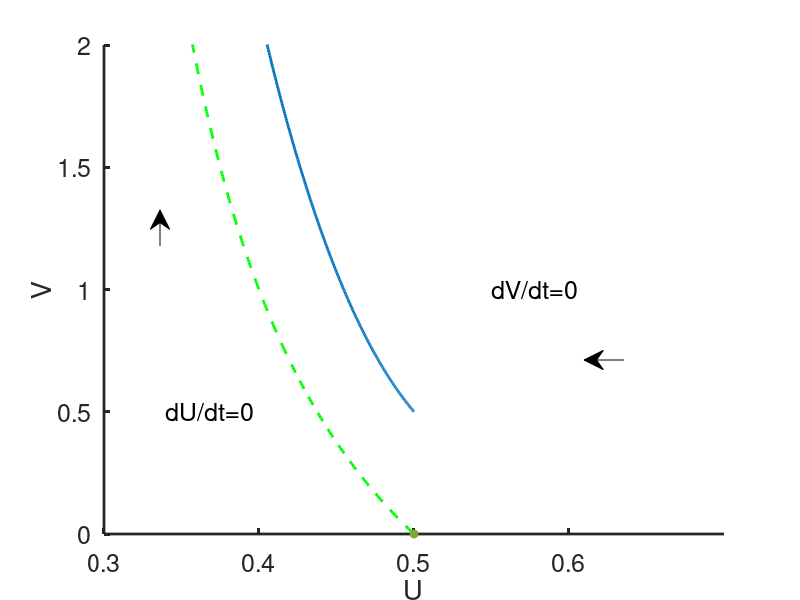
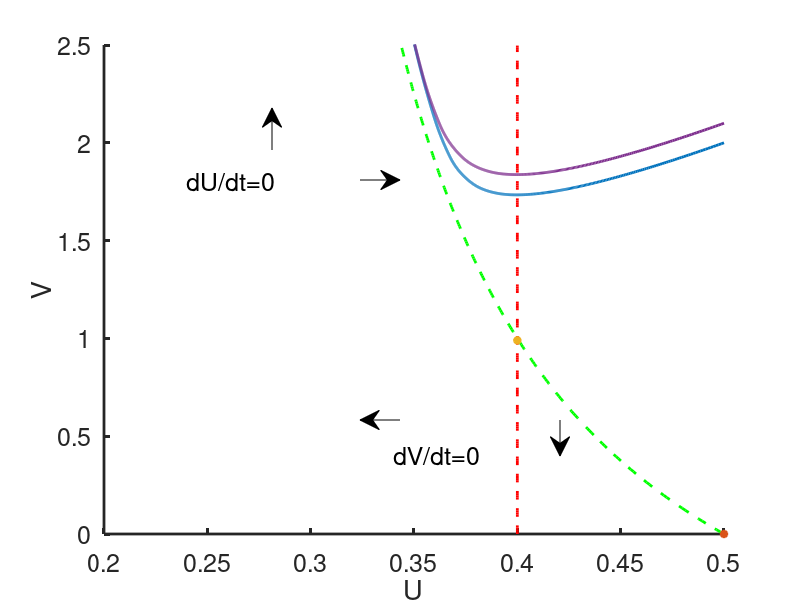
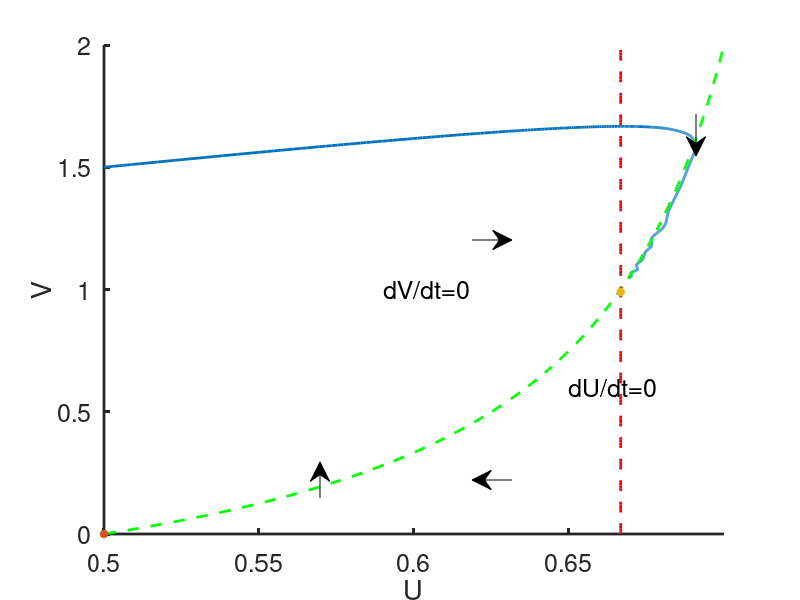
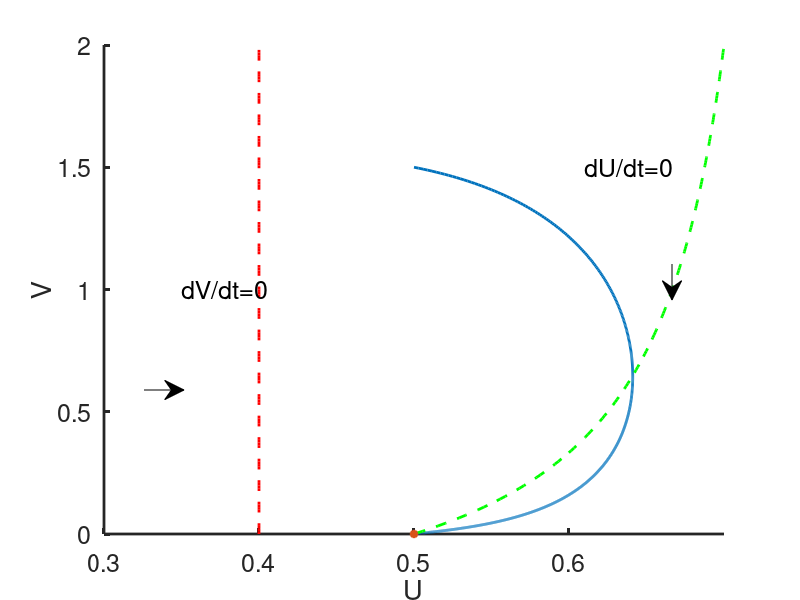

The MATLAB script that drew these images, in order:
% phase portrait for leukocyte dynamics
function leukocyte_dynamics
close all
clear all
clc
set(0,                           ...
   'defaultaxesfontsize', 18,   ...
   'defaultaxeslinewidth', 2.0, ...
   'defaultlinelinewidth', 2.0); 
global N 
%parameters
p.g0=0.2;
p.b0=1;
xivals=[1.,2.5,1.5,2.5];
bvals = [1/3,1/3,3,3];
vinit=[0.5,2.0,1.5,1.5,2.1];
 
p.a = 0.;
 U0 = p.b0/(1+p.b0);
 for j = 1:4
p.b = bvals(j);
p.xi = xivals(j);
 v=[0:.011:2.5];
 f = F(p.a*v);

%u3=  (p.b0+p.b*v)./((p.b0+p.b*v).*f.*exp(-p.a*u)+ (v*f+1));

  u1= (p.b0+p.b*v)./((p.b0+p.b*v).*f.*exp(-p.a*v)+ (v.*f+1)) ;

 u2=1./(p.xi*f);
diff = u1-u2;
ndx =find(diff(1:end-1).*diff(2:end) <=0);

  N=1;
   init = [U0 ,vinit(j)];
  if (j==2) N=2;
      
        init = [U0 ,vinit(j),U0,vinit(5)];
  end


dt=0.01;
tend=[5,30,30,30];

tspan = [0:dt:tend(j)];
[t,sol] = ode23(@(t,x)rhs(t,x,p),tspan,init);

figure(j)
plot( sol(:,1) ,sol(:,2),u1,v,'g--',u2,v,'r--','linewidth',2) 
hold on
 plot(U0,0,'*','linewidth',2)
if (~isempty(ndx)) 
    plot(u2(ndx),v(ndx),'*','linewidth',2)
end
 

xlabel('U')
 ylabel('V')
 box off
 if (j==1)
     text(0.34,0.5,'dU/dt=0','fontsize',18)
     text(0.55,1.,'dV/dt=0','fontsize',18)
     annotation('arrow', [.78,.73],[.4,.4])
     annotation('arrow', [.2,.2],[.59,.65])
     plot(0.5,0,'*','linewidth',2)

     axis([.3 .7 0 2])

 end
  if (j==2)
      plot( sol(:,3) ,sol(:,4)) 
     text(0.24,1.8,'dU/dt=0','fontsize',18)
     text(0.34,0.4,'dV/dt=0','fontsize',18)
      annotation('arrow', [.5,.45],[.3,.3])
       annotation('arrow', [.34,.34],[.75,.82])
        annotation('arrow', [.45,.5],[.7,.7])
       annotation('arrow', [.7,.7],[.3,.24])
       axis([.2 .5 0 2.5])

  end
   if (j==3)
     text(0.65,0.6,'dU/dt=0','fontsize',18)
     text(0.59,1,'dV/dt=0','fontsize',18)
      annotation('arrow', [.64,.59],[.2,.2])
       annotation('arrow', [.59 ,.64],[.6,.6])
       annotation('arrow', [.4,.4],[.17,.23])
        annotation('arrow', [.87,.87],[.81,.74])
       axis([.5 .7 0 2])

   end
    if (j==4)
     text(0.61,1.5,'dU/dt=0','fontsize',18)
     text(0.35,1.,'dV/dt=0','fontsize',18)
      annotation('arrow', [.18,.23],[.35,.35])
       annotation('arrow', [.84,.84],[.56,.5])
       axis([.3 .7 0 2])

 end
figure(j)
hold off
 end

% now plot the parameter curves

V=[0.1:.1:100];
alist =[0.5,0.75,1];
for j = 1:length(alist)
    a = alist(j);
cA=a^2*V.^4;
cB=- V.*(-2*a^2*V.^2*p.b0 + a*V - 2*exp(a*V) + 2);
cC= p.b0*(a^2*V.^2*p.b0 -a*V- 1 + exp(a*V).*(1 - V.^2*a)); 

disc=cB.^2-4*cA.*cC;
b1 = (-cB+sqrt(disc))./(2*cA);
%b2 = (-cB-sqrt(disc))./(2*cA);
 
ndx=find(b1>0);
onebyxi1= a*V.*(p.b0 + b1.*V)./(1 - exp(-a*V) + a*V.^2 + a*V.*exp(-a*V).*(p.b0 + b1.*V));
%onebyxi2= a*V.*(p.b0 + b2.*V)./(1 - exp(-a*V) + a*V.^2 + a*V.*exp(-a*V).*(p.b0 + b2.*V));

figure(5)
ln(j)=plot(1./b1(ndx),1./onebyxi1(ndx))
formatSpecF = '%6.2f\n';
hold on
 
 
end

axis([0 4 0 4])

xlabel('1/\beta','fontsize',20)
ylabel('\xi','fontsize',20)
text(1,2.5,'\{0\}','fontsize',18)
text(0.5,1.3,'\{V_p\}','fontsize',18)
text(3,1,'\{\infty\}','fontsize',18)
text(3,2.5,'\{0,\infty\}','fontsize',18)
 
 figure(5)
plot([0,4],[0,4],'--',[0,4],[1/U0,1/U0],'--',1./bvals,xivals,'*')
hold off
 legend('boxoff')
legend([ln(1),ln(2),ln(3)],'\alpha = 0.5','\alpha = 0.75','\alpha = 1.0','fontsize',18,'location','northwest')
  
function out=rhs(t,x,p)
global N

out = [];
for j = 1:N
u=x(2*j-1); % leukocyte mass
v=x(2*j); % 
f = F(p.a*v);

up = p.g0*((p.b0+p.b*v)*(1-u*f*exp(-p.a*v))-u*(v*f+1));

vp = v*(1-p.xi*u*f);

 out =[out;up;vp];
end

function f = F(z)
if(z<1.e-4)
    f=1 +  z/2 +  z.^2/12 -  z.^4./720;
else

f=z./(1-exp(-z));
end


 
